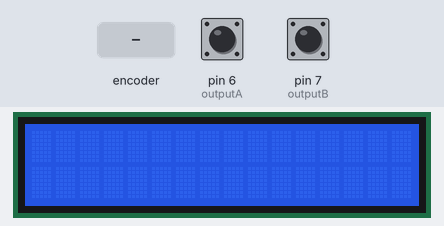
Bench run of a sketch on a simulated Arduino Uno, built with avr-gcc and run on an emulated ATmega328P. On the bench: 16×2 character LCD. Inputs (shaded band) come from the test bench; at power-on: pin 6 (outputA) HIGH, pin 7 (outputB) HIGH. What the sketch prints to the serial monitor is not drawn.

Above: at 1.2 s.
1.3 s: rotary encoder on pin 6 (outputA) / pin 7 (outputB) turned 1 step (first pin leading)
At 3.6 s:
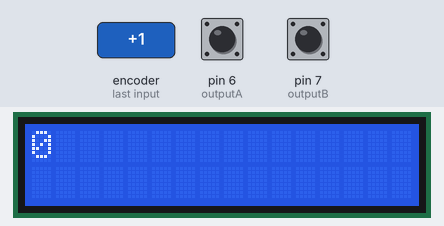
3.9 s: rotary encoder on pin 6 (outputA) / pin 7 (outputB) turned 2 steps (second pin leading)
At 5.5 s:
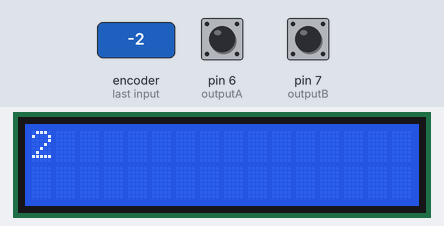
6.5 s: rotary encoder on pin 6 (outputA) / pin 7 (outputB) turned 2 steps (second pin leading)
At 8.7 s:
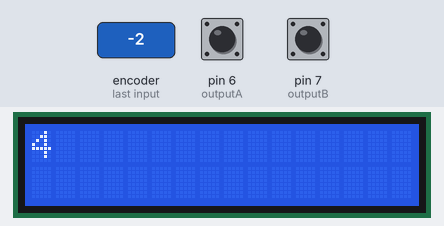
Timing chart, 0 to 10.2 s (numbered marks = the images above; inputs shaded):
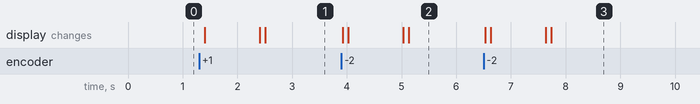

The sketch:

LCDDebugCode.ino
```cpp
#include <Wire.h>
#include <LiquidCrystal_I2C.h>
#define outputA 6
#define outputB 7
// Set the LCD address to 0x27 for a 16 chars and 2 line display
LiquidCrystal_I2C lcd(0x27, 16, 2);

 int counter = 0;
 int aState;
 int aLastState;

 void setup() {
   pinMode (outputA,INPUT);
   pinMode (outputB,INPUT);

   Serial.begin (9600);
   // Reads the initial state of the outputA
   aLastState = digitalRead(outputA);
   lcd.begin();

  // Turn on the blacklight and print a message.
  lcd.backlight();
 }

 void loop() {
   aState = digitalRead(outputA); // Reads the "current" state of the outputA
   // If the previous and the current state of the outputA are different, that means a Pulse has occured
   if (aState != aLastState){
     // If the outputB state is different to the outputA state, that means the encoder is rotating clockwise
     if (digitalRead(outputB) != aState) {
       counter --;
     } else {
       counter ++;
     }
     Serial.print("Position: ");
     Serial.println(counter);
       // Do nothing here...
     lcd.clear();
     delay(100);
     lcd.print(counter);
     delay(1000);
   }
   aLastState = aState; // Updates the previous state of the outputA with the current state
 }
```

Measured:
- after the input at 1.3 s, the display: first changes after 0.11 s (image 1 shows a later state)
- after the input at 3.9 s, the display: first changes at once (image 2 shows a later state)
- after the input at 6.5 s, the display: first changes at once (image 3 shows a later state)
